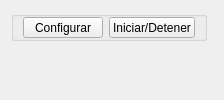
      <widget class="QWidget" name="Station_6">
       <attribute name="title">
        <string>Estacion 6</string>
       </attribute>
       <layout class="QGridLayout" name="gridLayout">
        <item row="1" column="0" colspan="2">
         <widget class="PressureTempGraph" name="GraphE_6" native="true">
          <property name="enabled">
           <bool>true</bool>
          </property>
         </widget>
        </item>
        <item row="0" column="0">
         <widget class="QGroupBox" name="gbBtns_6">
          <property name="enabled">
           <bool>true</bool>
          </property>
          <property name="maximumSize">
           <size>
            <width>16777215</width>
            <height>30</height>
           </size>
          </property>
          <property name="title">
           <string/>
          </property>
          <layout class="QGridLayout" name="gridLayout_13">
           <property name="topMargin">
            <number>0</number>
           </property>
           <property name="bottomMargin">
            <number>0</number>
           </property>
           <item row="0" column="0">
            <widget class="QPushButton" name="btnEstConfig_6">
             <property name="enabled">
              <bool>true</bool>
             </property>
             <property name="text">
              <string>Configurar</string>
             </property>
            </widget>
           </item>
           <item row="0" column="1">
            <widget class="QPushButton" name="btnEstRun_6">
             <property name="enabled">
              <bool>true</bool>
             </property>
             <property name="text">
              <string>Iniciar/Detener</string>
             </property>
            </widget>
           </item>
          </layout>
         </widget>
        </item>
       </layout>
      </widget>
